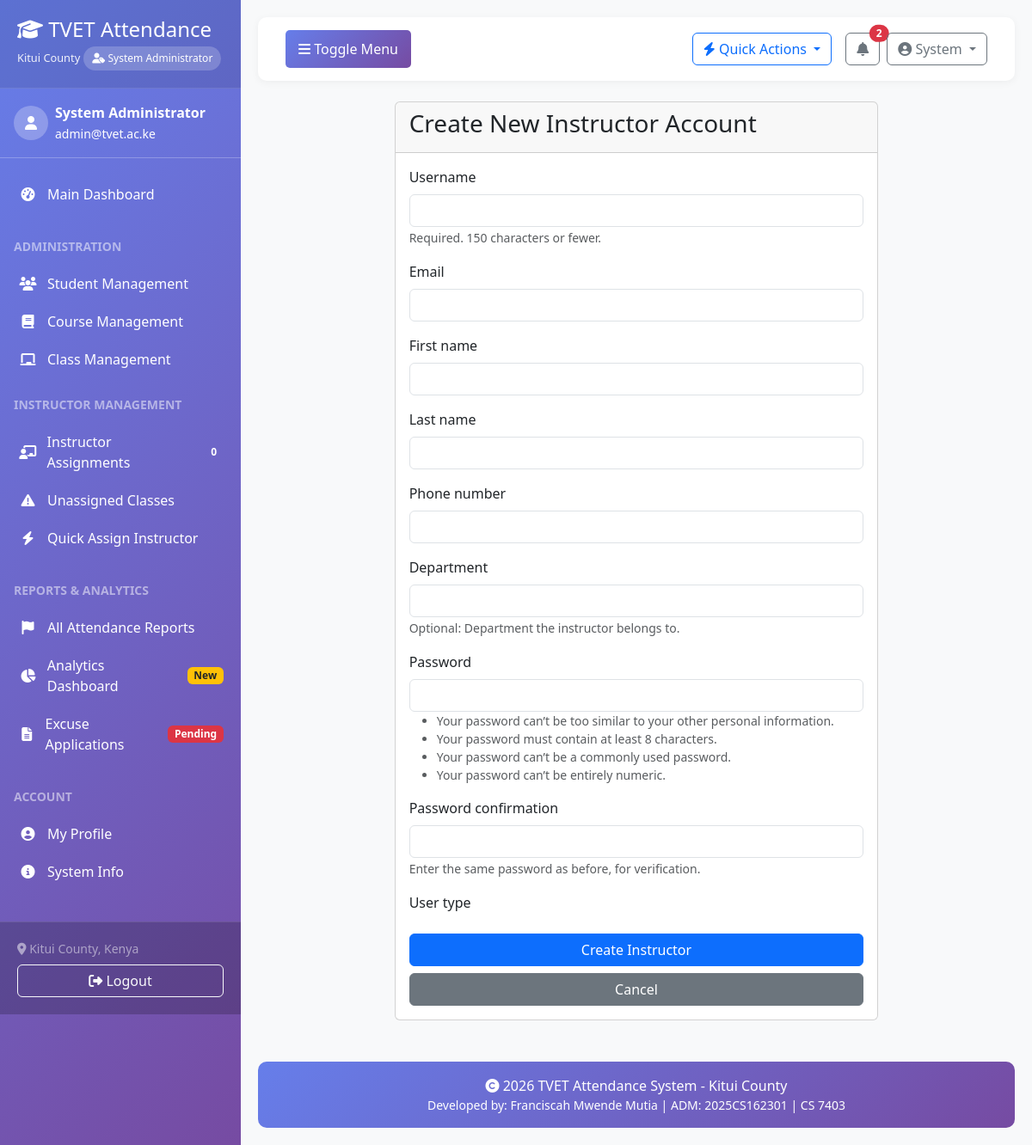
Page /accounts/create/instructor/ (signed in) on the committed database.
### accounts/models.py (models this page shows, shortened)
class User(AbstractUser):
    USER_TYPE_CHOICES = (
        ('admin', 'System Administrator'),
        ('instructor', 'Instructor/Lecturer'),
        ('student', 'Student'),
        ('registrar', 'Registrar'),
        ('hod', 'Head of Department'),
    )
    ACCOUNT_STATUS_CHOICES = (
        ('pending', 'Pending Approval'),
        ('approved', 'Approved'),
        ('rejected', 'Rejected'),
        ('suspended', 'Suspended'),
    )
    user_type = models.CharField(max_length=20, choices=USER_TYPE_CHOICES, default='student')
    phone_number = models.CharField(max_length=15, blank=True, null=True)
    profile_picture = models.ImageField(upload_to='profile_pics/', blank=True, null=True)
    department = models.CharField(max_length=100, blank=True, null=True)
    account_status = models.CharField(max_length=20, choices=ACCOUNT_STATUS_CHOICES, default='pending')
    approved_by = models.ForeignKey('self', on_delete=models.SET_NULL, null=True, blank=True, related_name='approved_users')
    approved_at = models.DateTimeField(null=True, blank=True)
    rejection_reason = models.TextField(blank=True, null=True)
    created_at = models.DateTimeField(auto_now_add=True)
    updated_at = models.DateTimeField(auto_now=True)
    def approve(self, admin_user):
        """Approve this user account"""
        self.account_status = 'approved'
        self.approved_by = admin_user
        self.approved_at = timezone.now()
        self.is_active = True
        self.save()
    class Meta:
        verbose_name = 'User'
        verbose_name_plural = 'Users'
        permissions = [
            ('approve_users', 'Can approve user accounts'),
            ('manage_users', 'Can manage all users'),
        ]

### accounts/views.py (the view)
# urls.py: path('create/instructor/', views.create_instructor_view, name='create_instructor'),
@login_required
@user_passes_test(is_admin)
def create_instructor_view(request):
    if request.method == 'POST':
        form = InstructorRegistrationForm(request.POST)
        if form.is_valid():
            user = form.save()
            messages.success(request, f'Instructor account {user.username} created successfully!')
            return redirect('pending_approvals')
    else:
        form = InstructorRegistrationForm()
    return render(request, 'accounts/create_instructor.html', {'form': form})

### accounts/views.py (called while the page is built)
def is_admin(user):
    return user.is_authenticated and (user.user_type == 'admin' or user.is_superuser)

### templates/accounts/create_instructor.html (shortened to what this page needs)
{% extends 'base.html' %}
{% block content %}
<div class="container mt-4">
    <div class="row">
        <div class="col-md-8 offset-md-2">
            <div class="card">
                <div class="card-header">
                    <h3>Create New Instructor Account</h3>
                </div>
                <div class="card-body">
                    <form method="post">
                        {% for field in form %}
                            <div class="mb-3">
                                <label for="{{ field.id_for_label }}" class="form-label">
                                    {{ field.label }}
                                </label>
                                {{ field }}
                                {% if field.help_text %}
                                    <small class="form-text text-muted">{{ field.help_text }}</small>
                                {% endif %}
                            </div>
                        {% endfor %}
                        <div class="d-grid gap-2">
                            <button type="submit" class="btn btn-primary">Create Instructor</button>
                            <a href="{% url 'pending_approvals' %}" class="btn btn-secondary">Cancel</a>
                        </div>
                    </form>
                </div>
            </div>
        </div>
    </div>
</div>
{% endblock %}

### templates/base.html (shortened to what this page needs)
<!DOCTYPE html>
<html lang="en">
<head>
    <link href="https://cdn.jsdelivr.net/npm/bootstrap@5.3.0-alpha1/dist/css/bootstrap.min.css" rel="stylesheet">
    <link rel="stylesheet" href="https://cdnjs.cloudflare.com/ajax/libs/font-awesome/6.4.0/css/all.min.css">
    <link href="https://cdn.jsdelivr.net/npm/select2@4.1.0-rc.0/dist/css/select2.min.css" rel="stylesheet" />
    <link href="https://cdn.jsdelivr.net/npm/select2-bootstrap-5-theme@1.3.0/dist/select2-bootstrap-5-theme.min.css" rel="stylesheet" />
</head>
<body>
    <div id="wrapper">
        <nav id="sidebar">
            <div class="sidebar-header">
                <h3><i class="fas fa-graduation-cap"></i> TVET Attendance</h3>
                <small>Kitui County</small>
                {% if user.is_authenticated %}
                    <div class="role-badge">
                        <i class="fas fa-user-tag"></i>
                        {{ user.get_user_type_display|default:user.user_type|title }}
                    </div>
                {% endif %}
            </div>
            {% if user.is_authenticated %}
            <div class="px-3 py-3 border-bottom border-white border-opacity-25">
                <div class="d-flex align-items-center">
                    {% if user.profile_picture %}
                        <img src="{{ user.profile_picture.url }}" alt="Profile" class="rounded-circle me-2" width="40" height="40">
                    {% else %}
                        <div class="rounded-circle bg-white bg-opacity-25 d-flex align-items-center justify-content-center me-2" style="width: 40px; height: 40px;">
                            <i class="fas fa-user text-white"></i>
                        </div>
                    {% endif %}
                    <div>
                        <div class="fw-bold">{{ user.get_full_name|default:user.username }}</div>
                        <small>{{ user.email }}</small>
                    </div>
                </div>
            </div>
            <ul class="components list-unstyled">
                <li class="{% if request.resolver_match.url_name == 'dashboard' %}active{% endif %}">
                    <a href="{% url 'dashboard' %}">
                        <i class="fas fa-tachometer-alt"></i>
                        <span>Main Dashboard</span>
                    </a>
                </li>
                {% if user.user_type == 'admin' or user.user_type == 'registrar' or user.user_type == 'hod' or user.is_superuser %}
                <li class="mt-3 px-3">
                    <small class="text-uppercase text-white-50 fw-bold">Administration</small>
                </li>
                <li class="{% if 'students' in request.path %}active{% endif %}">
                    <a href="{% url 'students:list' %}">
                        <i class="fas fa-users"></i>
                        <span>Student Management</span>
                    </a>
                </li>
                <li class="{% if 'courses' in request.path and not 'classes' in request.path and not 'instructor-assignments' in request.path %}active{% endif %}">
                    <a href="{% url 'courses:list' %}">
                        <i class="fas fa-book"></i>
                        <span>Course Management</span>
                    </a>
                </li>
                <li class="{% if 'classes' in request.path and not 'instructor-assignments' in request.path %}active{% endif %}">
                    <a href="{% url 'courses:class_list' %}">
                        <i class="fas fa-chalkboard"></i>
                        <span>Class Management</span>
                    </a>
                </li>
                <li class="mt-2 px-3">
                    <small class="text-uppercase text-white-50 fw-bold">Instructor Management</small>
                </li>
                <li class="{% if 'instructor-assignments' in request.path %}active{% endif %}">
                    <a href="{% url 'courses:manage_instructor_assignments' %}">
                        <i class="fas fa-chalkboard-teacher"></i>
                        <span>Instructor Assignments</span>
                        <span class="badge bg-info" id="unassigned-count-badge">0</span>
                    </a>
                </li>
                <li>
                    <a href="{% url 'courses:class_list' %}?instructor__isnull=true">
                        <i class="fas fa-exclamation-triangle"></i>
                        <span>Unassigned Classes</span>
                    </a>
                </li>
                <li>
                    <a href="#" data-bs-toggle="modal" data-bs-target="#quickAssignModal">
                        <i class="fas fa-bolt"></i>
                        <span>Quick Assign Instructor</span>
                    </a>
                </li>
                <li class="mt-3 px-3">
                    <small class="text-uppercase text-white-50 fw-bold">Reports & Analytics</small>
                </li>
                <li>
                    <a href="{% url 'attendance:report' %}">
                        <i class="fas fa-flag"></i>
                        <span>All Attendance Reports</span>
                    </a>
                </li>
                <li>
                    <a href="{% url 'reports:dashboard' %}">
                        <i class="fas fa-chart-pie"></i>
                        <span>Analytics Dashboard</span>
                        <span class="badge bg-warning text-dark">New</span>
                    </a>
                </li>
                <li>
                    <a href="{% url 'attendance:excuse_list' %}">
                        <i class="fas fa-file-alt"></i>
                        <span>Excuse Applications</span>
                        <span class="badge bg-danger">Pending</span>
                    </a>
                </li>
                {% endif %}
                <li class="mt-3 px-3">
                    <small class="text-uppercase text-white-50 fw-bold">Account</small>
                </li>
                <li class="{% if 'profile' in request.path %}active{% endif %}">
                    <a href="{% url 'profile' %}">
                        <i class="fas fa-user-circle"></i>
                        <span>My Profile</span>
                    </a>
                </li>
                <li>
                    <a href="{% url 'dashboard' %}#system-info">
                        <i class="fas fa-info-circle"></i>
                        <span>System Info</span>
                    </a>
                </li>
            </ul>
            <div class="sidebar-footer">
                <div class="text-white-50 small mb-2">
                    <i class="fas fa-map-marker-alt"></i> Kitui County, Kenya
                </div>
                <form method="post" action="{% url 'logout' %}" class="d-inline">
                    <button type="submit" class="btn btn-outline-light w-100">
                        <i class="fas fa-sign-out-alt"></i> Logout
                    </button>
                </form>
            </div>
            {% endif %}
        </nav>
        <div id="content">
            <nav class="navbar navbar-expand-lg navbar-custom">
                <div class="container-fluid">
                    <button type="button" id="sidebarCollapse" class="btn">
                        <i class="fas fa-bars"></i>
                        <span>Toggle Menu</span>
                    </button>
                    <div class="ms-auto d-flex align-items-center">
                        {% if user.is_authenticated %}
                            <div class="dropdown me-3">
                                <button class="btn btn-outline-primary dropdown-toggle" type="button" data-bs-toggle="dropdown">
                                    <i class="fas fa-bolt"></i> Quick Actions
                                </button>
                            </div>
                            <div class="dropdown me-2">
                                <button class="btn btn-outline-secondary position-relative" type="button" data-bs-toggle="dropdown">
                                    <i class="fas fa-bell"></i>
                                    <span class="position-absolute top-0 start-100 translate-middle badge rounded-pill bg-danger" id="notification-count">
                                    </span>
                                </button>
                            </div>
                            <div class="dropdown">
                                <button class="btn btn-outline-secondary dropdown-toggle" type="button" data-bs-toggle="dropdown">
                                    <i class="fas fa-user-circle"></i> {{ user.get_short_name }}
                                </button>
                            </div>
                        {% endif %}
                    </div>
                </div>
            </nav>
            {% block content %}{% endblock %}
            <footer class="footer mt-5">
                <div class="container text-center">
                    <p class="mb-0">
                        <i class="fas fa-copyright"></i> {% now "Y" %} TVET Attendance System - Kitui County
                    </p>
                    <p class="mb-0 small">
                        Developed by: Franciscah Mwende Mutia | ADM: 2025CS162301 | CS 7403
                    </p>
                </div>
            </footer>
        </div>
    </div>
</body>
</html>

### templates/base.html (style rules this page uses)
body { font-family: 'Segoe UI', Tahoma, Geneva, Verdana, sans-serif; background-color: #f8f9fa; overflow-x: hidden; }
#wrapper { display: flex; width: 100%; align-items: stretch; }
#sidebar { min-width: 280px; max-width: 280px; background: linear-gradient(135deg, #667eea 0%, #764ba2 100%); color: #fff; transition: all 0.3s; box-shadow: 3px 0 10px rgba(0,0,0,0.1); min-height: 100vh; }
#sidebar .sidebar-header { padding: 20px; background: rgba(0,0,0,0.1); border-bottom: 1px solid rgba(255,255,255,0.1); }
#sidebar .sidebar-header h3 { margin-bottom: 0; font-size: 1.5rem; }
#sidebar .sidebar-header small { font-size: 0.8rem; opacity: 0.9; }
#sidebar ul.components { padding: 20px 0; }
#sidebar ul li { padding: 10px 20px; transition: all 0.3s; }
#sidebar ul li a { color: #fff; text-decoration: none; display: flex; align-items: center; gap: 10px; }
#sidebar ul li a i { width: 25px; text-align: center; }
#sidebar ul li .badge { margin-left: auto; }
#sidebar .sidebar-footer { padding: 20px; background: rgba(0,0,0,0.2); border-top: 1px solid rgba(255,255,255,0.1); position: sticky; bottom: 0; }
#content { width: 100%; padding: 20px; transition: all 0.3s; background-color: #f8f9fa; }
#sidebarCollapse { background: linear-gradient(135deg, #667eea 0%, #764ba2 100%); border: none; color: white; padding: 10px 15px; border-radius: 5px; cursor: pointer; transition: all 0.3s; }
.navbar-custom { background: white; padding: 15px 20px; border-radius: 10px; box-shadow: 0 2px 10px rgba(0,0,0,0.05); margin-bottom: 20px; }
.role-badge { background: rgba(255,255,255,0.2); padding: 5px 10px; border-radius: 20px; font-size: 0.75rem; display: inline-block; margin-top: 5px; }
.footer { background: linear-gradient(135deg, #667eea 0%, #764ba2 100%); color: white; padding: 1rem 0; margin-top: 2rem; border-radius: 10px; }

### rows in the picture
User: user_type "System Administrator", get_full_name "System Administrator", email "admin@tvet.ac.ke", get_short_name "System"

### other values in the picture
{{ field.label }} "Username" "Email" "First name" "Last name" "Phone number" "Department" "Password" "Password confirmation" "User type"
{{ field.help_text }} "Required. 150 characters or fewer." "Optional: Department the instructor belongs to." "Enter the same password as before, for verification."
